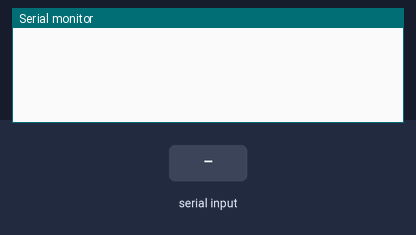
Simulated run of this sketch. Board: Arduino Uno, built with avr-gcc and run on an emulated ATmega328P. Shown: the last lines printed to the serial monitor. The test bench sets the inputs (shaded band).

Above: at 1.2 s.
1.3 s: "+;" received over Serial
At 2.5 s:
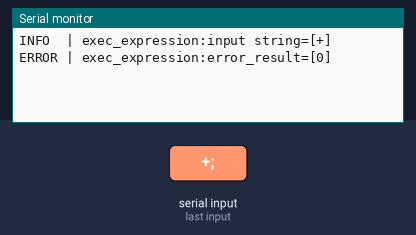
2.8 s: "*;" received over Serial
At 3.6 s:
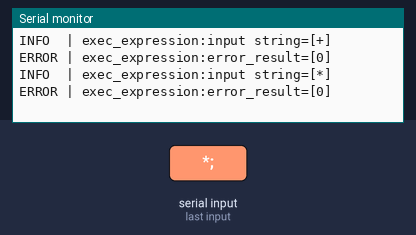
4.3 s: "/;" received over Serial
At 4.8 s:
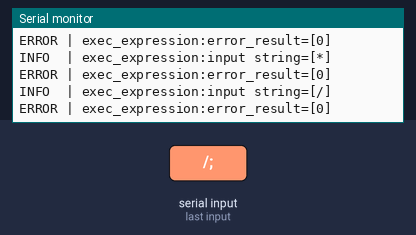

Measured:
- after the input at 1.3 s, the serial monitor: prints a new line at once (image 1)
- after the input at 2.8 s, the serial monitor: prints a new line at once (image 2)
- after the input at 4.3 s, the serial monitor: prints a new line at once (image 3)

The sketch:

expression_2.ino
```cpp
// coding: utf-8

void setup() {
  Serial.begin(9600);
}

void loop() {
  if (Serial.available() > 0)
  {
    String line = Serial.readStringUntil(';');
    exec_expression(line);
  }
}

void exec_expression(String line)
{
  String method = "exec_expression";
  info(method, "input string=[" + line + "]");

  int calc_result = 0;
  const char* s = line.c_str();
  int result = expression(s, &calc_result);
  if (result == true) {
    info(method, "calc_result=[" + String(calc_result) + "]");
  } else {
    error(method, "error_result=[" + String(result) + "]");
  }
}


// below see: http://dixq.net/forum/viewtopic.php?f=3&t=10771
int c;  char *p, o[] = "+-*/^ ";

int expression(const char *s, int *v)
{
  p = (char *)s;
  *v = expr(o);
  return c == 0;
}

int get(void) {
  String method = "  get";

  do {
    c = *p++ & 0xff;
  } while (isspace(c));
  debug(method, "retrun c=[" + String(char(c)) + "]");
  return c;
}

double expr(const char *s)
{
  String method = " expr";
  debug(method, "const char *s=[" + String({s}) + "]");

  double v;
  if (*s) {
    debug(method, "c=[" + String(char(c)) + "],s=[" + String({s}) + "],s[0]=[" + String({s[0]}) + "],s[1]=[" + String({s[1]}) + "]");
    for (v = expr(s + 2); c == s[0] || c == s[1]; ) {
      if (c == '+') {
        debug(method, "c==+, (s + 2)="+String({s + 2}));
        v += expr(s + 2);
      }
      else if (c == '-') {
        debug(method, "c==-, (s + 2)="+String({s + 2}));
        v -= expr(s + 2);
      }
      else if (c == '*') {
        debug(method, "c==*, (s + 2)="+String({s + 2}));
        v *= expr(s + 2);
      }
      else if (c == '/') {
        debug(method, "c==/, (s + 2)="+String({s + 2}));
        v /= expr(s + 2);
      }
      else {
        debug(method, "c==else, (s)="+String({s}));
        v = pow(v, expr(s));
      }
    }
  }
  else if (get() == '.' || isdigit(c)) {
    debug(method, "p=[" + String({p-1}) + "]");
    v = strtod(p - 1, &p);
    get();
  }
  else {
    debug(method, "else");
    v = c = 1;
  }
  debug(method, "return v=[" + String(v) + "]");
  return v;
}
void info(String method,String message){
    Serial.println("INFO  | " + method + ":" + message);
}
void error(String method,String message){
    Serial.println("ERROR | " + method + ":" + message);
}
void debug(String method,String message){
    //Serial.println("DEBUG | " + method + ":" + message);
}
```
